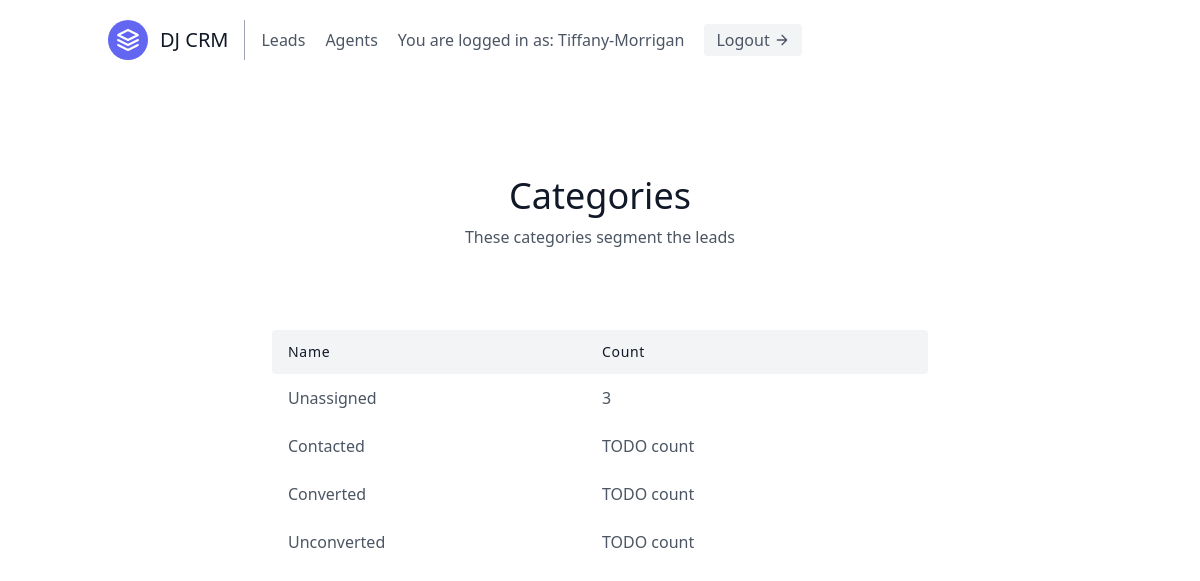
The page /leads/categories/ (signed in) on the database its author committed.
### leads/models.py (models this page shows, shortened)
class User(AbstractUser):
    is_organiser = models.BooleanField(default=True)
    is_agent = models.BooleanField(default=False)

class Category(models.Model):
    name = models.CharField(max_length=30) # New, Contacted, Converted, Unconverted
    organisation = models.ForeignKey(UserProfile, on_delete=models.CASCADE)

### leads/views.py (the view)
# urls.py: path('categories/', CategoryListView.as_view(), name='category-list'),
class CategoryListView(LoginRequiredMixin, generic.ListView):
    template_name = "leads/category_list.html"
    context_object_name = "category_list"
    def get_context_data(self, **kwargs):
        context = super(CategoryListView, self).get_context_data(**kwargs)
        user = self.request.user
        if user.is_organiser:
            queryset = Lead.objects.filter(
                organisation=user.userprofile
            )
        else:
            queryset = Lead.objects.filter(
                organisation=user.agent.organisation
                )
        context.update({
            "unassigned_lead_count": queryset.filter(category__isnull=True).count()
        })
        return context
    def get_queryset(self):
        user = self.request.user
        if user.is_organiser:
            queryset = Category.objects.filter(
                organisation=user.userprofile,
            )
        else:
            queryset = Category.objects.filter(
                organisation=user.agent.organisation,
            )
        return queryset

### leads/templates/leads/category_list.html
{% extends "base.html" %}
{% block content %}
<section class="text-gray-600 body-font">
  <div class="container px-5 py-24 mx-auto">
    <div class="flex flex-col text-center w-full mb-20">
      <h1 class="sm:text-4xl text-3xl font-medium title-font mb-2 text-gray-900">Categories</h1>
      <p class="lg:w-2/3 mx-auto leading-relaxed text-base">
      These categories segment the leads
      </p>
    </div>
    <div class="lg:w-2/3 w-full mx-auto overflow-auto">
      <table class="table-auto w-full text-left whitespace-no-wrap">
        <thead>
          <tr>
            <th class="px-4 py-3 title-font tracking-wider font-medium text-gray-900 text-sm bg-gray-100 rounded-tl rounded-bl">Name</th>
            <th class="px-4 py-3 title-font tracking-wider font-medium text-gray-900 text-sm bg-gray-100">Count</th>
            <th class="w-10 title-font tracking-wider font-medium text-gray-900 text-sm bg-gray-100 rounded-tr rounded-br"></th>
          </tr>
        </thead>
        <tbody>
            <tr>
                <td class="px-4 py-3">Unassigned</td>
                <td class="px-4 py-3">{{ unassigned_lead_count }}</td>
            </tr>
            {% for category in category_list %}
                <tr>
                    <td class="px-4 py-3">{{ category.name }}</td>
                    <td class="px-4 py-3">TODO count</td>
                </tr>
            {% endfor %}
        </tbody>
      </table>
    </div>
  </div>
</section>
{% endblock content %}

### templates/navbar.html (shortened to what this page needs)
<header class="text-gray-600 body-font">
  <div class="container mx-auto flex flex-wrap p-5 flex-col md:flex-row items-center">
    <a class="flex title-font font-medium items-center text-gray-900 mb-4 md:mb-0">
      <svg xmlns="http://www.w3.org/2000/svg" fill="none" stroke="currentColor" stroke-linecap="round" stroke-linejoin="round" stroke-width="2" class="w-10 h-10 text-white p-2 bg-indigo-500 rounded-full" viewBox="0 0 24 24">
        <path d="M12 2L2 7l10 5 10-5-10-5zM2 17l10 5 10-5M2 12l10 5 10-5"></path>
      </svg>
      <span class="ml-3 text-xl">DJ CRM</span>
    </a>
    <nav class="md:mr-auto md:ml-4 md:py-1 md:pl-4 md:border-l md:border-gray-400	flex flex-wrap items-center text-base justify-center">
        {% if not request.user.is_authenticated %}
          <a href="{% url 'signup' %}" class="mr-5 hover:text-gray-900">Signup</a>
        {% else %}
          {% if request.user.is_organiser %}
          <a href="{% url 'leads:lead-list' %}" class="mr-5 hover:text-gray-900">Leads</a>
          {% endif %}
          <a href="{% url 'agents:agent-list' %}" class="mr-5 hover:text-gray-900">Agents</a>
        {% endif %}
        {% if request.user.is_authenticated %}
          You are logged in as: {{ request.user.username }}
        <a href="{% url 'logout' %}" class="ml-5 inline-flex items-center bg-gray-100 border-0 py-1 px-3 focus:outline-none hover:bg-gray-200 rounded text-base mt-4 md:mt-0">
        Logout
            <svg fill="none" stroke="currentColor" stroke-linecap="round" stroke-linejoin="round" stroke-width="2" class="w-4 h-4 ml-1" viewBox="0 0 24 24">
            <path d="M5 12h14M12 5l7 7-7 7"></path>
            </svg>
    </a>
        {% endif %}
  </div>
</header>

### rows shown on the page
User: user.username "Tiffany-Morrigan"
Category: name "Contacted"
Category: name "Converted"
Category: name "Unconverted"

### other values the page prints
{{ unassigned_lead_count }} "3"
